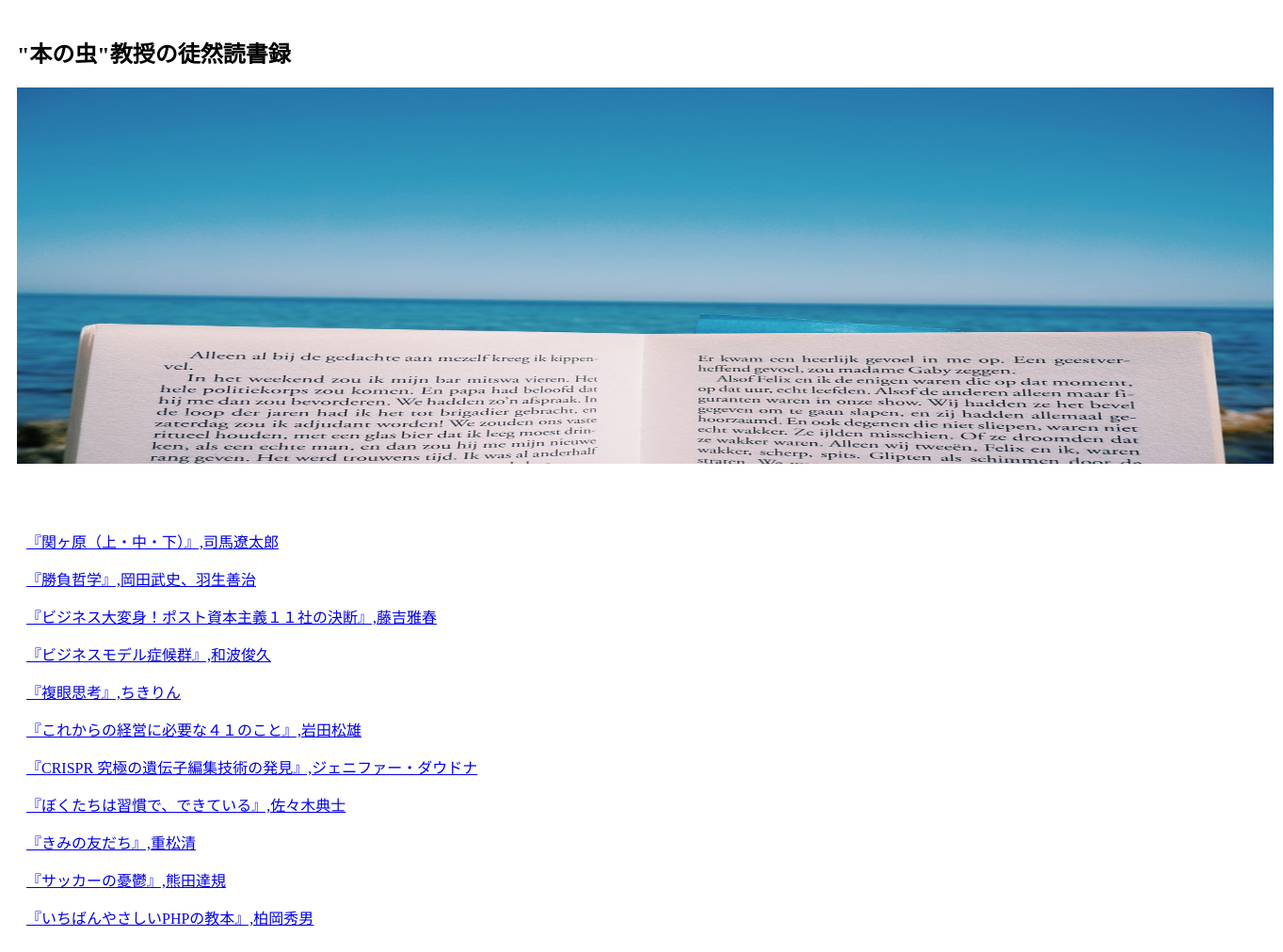
The page /bm_index.php on the database as committed earlier.
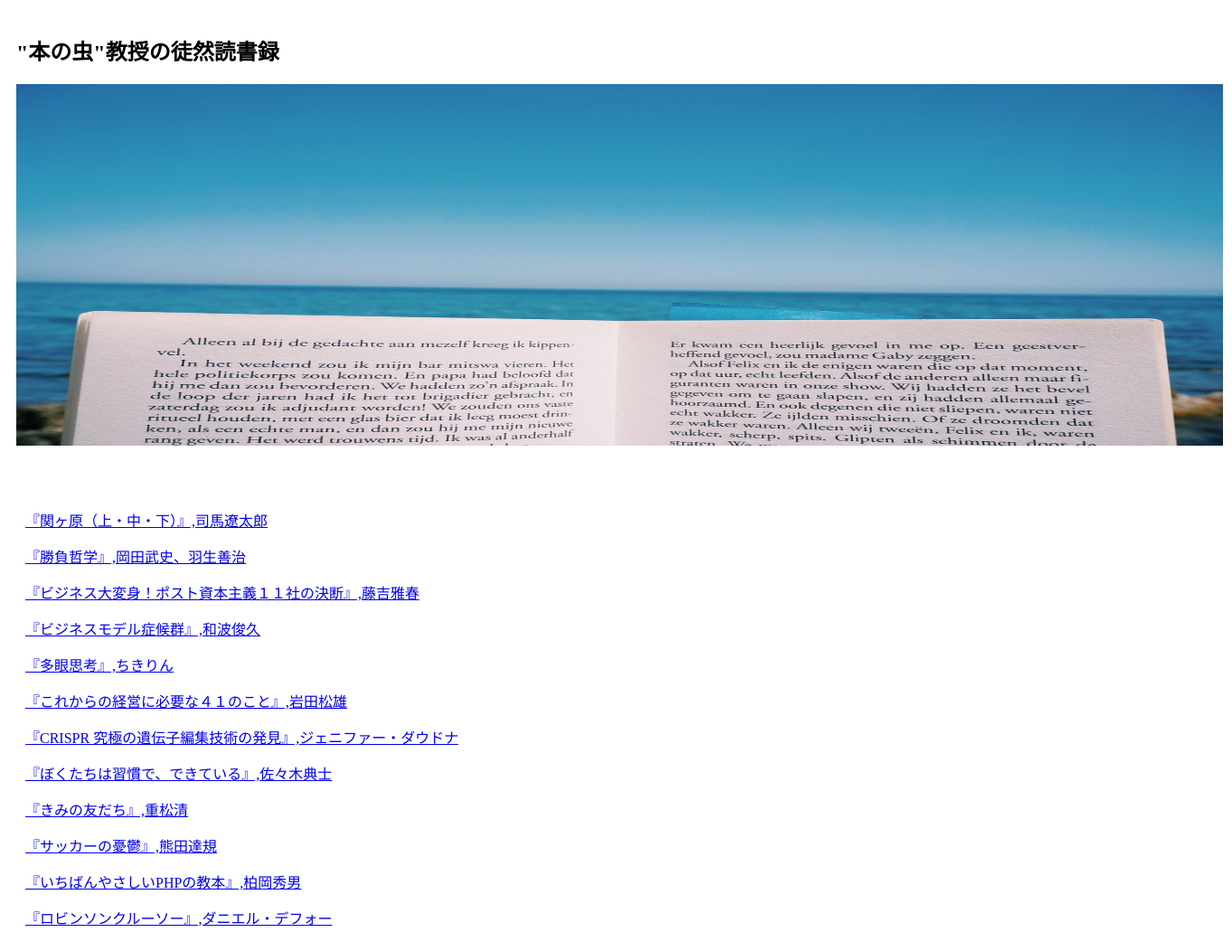
The same page on the database as committed later.
### tables this page shows
CREATE TABLE IF NOT EXISTS `gs_bm_table` (
`id` int(12) NOT NULL,
  `book_name` varchar(64) NOT NULL,
  `author` varchar(64) NOT NULL,
  `url` varchar(200) DEFAULT NULL,
  `comment` text,
  `recommended` text,
  `indate` datetime NOT NULL
);

### bm_index.php (the view, shortened to what this page needs)
<?php
$pdo = db_con();
$stmt = $pdo->prepare("SELECT * FROM gs_bm_table");
$status = $stmt->execute();
$view = "";
if ($status == false) {
    sqlError($stmt);
} else {
    while ($result = $stmt->fetch(PDO::FETCH_ASSOC)) {
        $view .= '<p>';
        $view .= '<a href="bm_index_detail.php?id='.$result["id"].'">';
        $view .= '『'.$result["book_name"].'』' . "," . $result["author"];
        $view .= '</a>';
        $view .= '</p>';
    }
}
?>
<!DOCTYPE html>
<html lang="ja">
<head>
<link rel="stylesheet" href="css/range.css">
<link rel="stylesheet">
</head>
<body id="main">
<header>
  <nav class="navbar navbar-default">
    <div class="container-fluid">
    <h1>"本の虫"教授の徒然読書録</h1>
    <img src="photo-1495871682630-20d8a7245ef5.jpeg" width="1335" height="400">
      <div class="navbar-header" >
      </div>
    </div>
  </nav>
</header>
<div>
    <div class="container jumbotron"><?=$view?></div>
</div>
</body>
</html>

### bm_index.php (style rules this page uses)
div { padding: 10px;font-size:16px; }

Rows that differ between the two databases and show on the page:
changed gs_bm_table (number 5 of 12 on the later page): value "『複眼思考』,ちきりん" → "『多眼思考』,ちきりん"
added gs_bm_table: value "『ロビンソンクルーソー』,ダニエル・デフォー"
